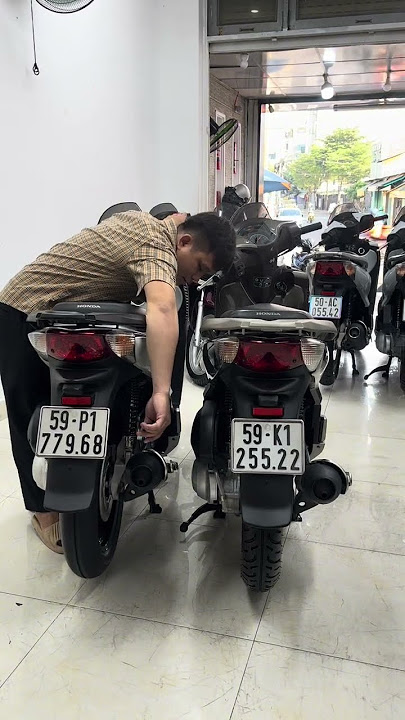
#> input picture test/sample-1.jpg, 405 x 720 px
$ python -i rotate.py   (imports and definitions only)
#> lines starting #> are read from the running program, lines starting #| are printed output that depends on the picture
#> further down, picture is the input picture: shape (720, 405, 3); mean B, G, R 133.7, 139.2, 141.4
import numpy as np
import math
import cv2


def change_contrast(img):
    lab = cv2.cvtColor(img, cv2.COLOR_BGR2LAB)
#> lab: shape (720, 405, 3); mean of channels 0, 1, 2 143.4, 128, 131.2
    l_channel, a, b = cv2.split(lab)
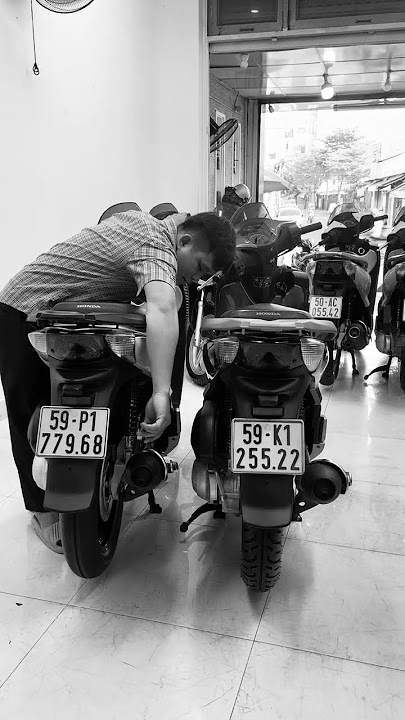
#> l_channel: shape (720, 405); min 0, max 255, mean 143.4
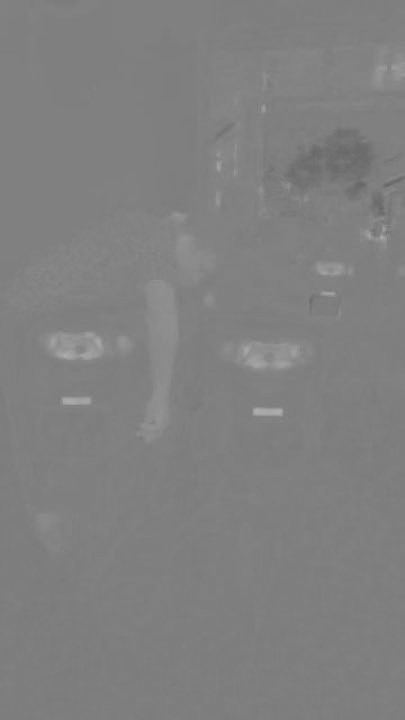
#> a: shape (720, 405); min 101, max 175, mean 128
    clahe = cv2.createCLAHE(clipLimit=3.0, tileGridSize=(8, 8))
    cl = clahe.apply(l_channel)
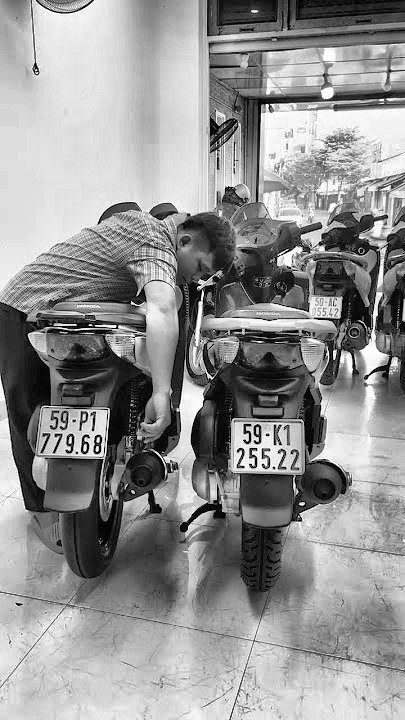
#> cl: shape (720, 405); min 0, max 255, mean 146.4
    limg = cv2.merge((cl, a, b))
#> limg: shape (720, 405, 3); mean of channels 0, 1, 2 146.4, 128, 131.2
    enhanced_img = cv2.cvtColor(limg, cv2.COLOR_LAB2BGR)
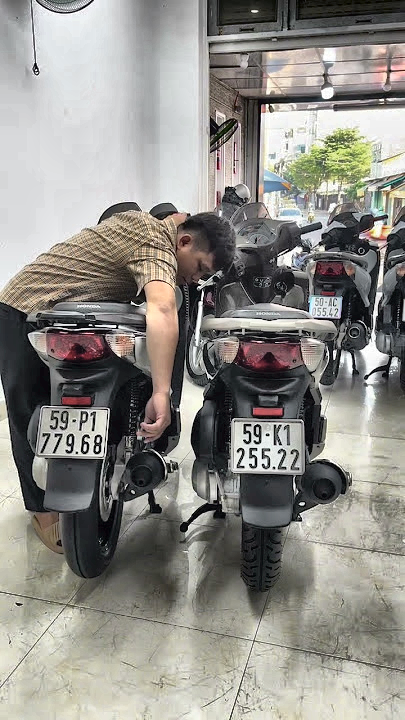
#> enhanced_img: shape (720, 405, 3); mean B, G, R 135.8, 141.4, 143.5
    return enhanced_img


# [46 lines left out: functions rotate_image, compute_skew, deskew_plate, not called in this run]

>>> import cv2
>>> picture = cv2.imread('../test/sample-1.jpg')
>>> result = change_contrast(picture)

$ run again, on test/sample-2.jpg
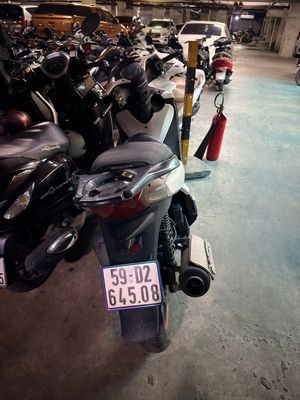
#> input picture test/sample-2.jpg, 300 x 400 px
#> picture is the input picture: shape (400, 300, 3); mean B, G, R 84.5, 86.7, 94.3
#> lab: shape (400, 300, 3); mean of channels 0, 1, 2 92.4, 131, 130.5
#> in change_contrast, `l_channel, a, b = cv2.split(lab)`:
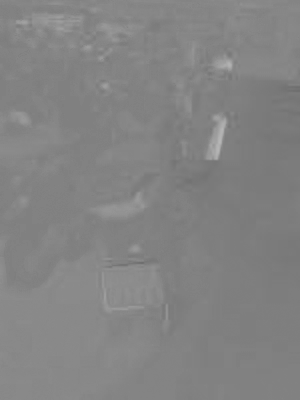
#> a: shape (400, 300); min 110, max 183, mean 131
#> limg: shape (400, 300, 3); mean of channels 0, 1, 2 112.4, 131, 130.5
#> in change_contrast, `enhanced_img = cv2.cvtColor(limg, cv2.COLOR_LAB2BGR)`:
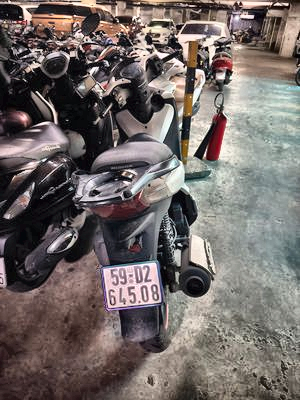
#> enhanced_img: shape (400, 300, 3); mean B, G, R 103.3, 105.6, 113.7
